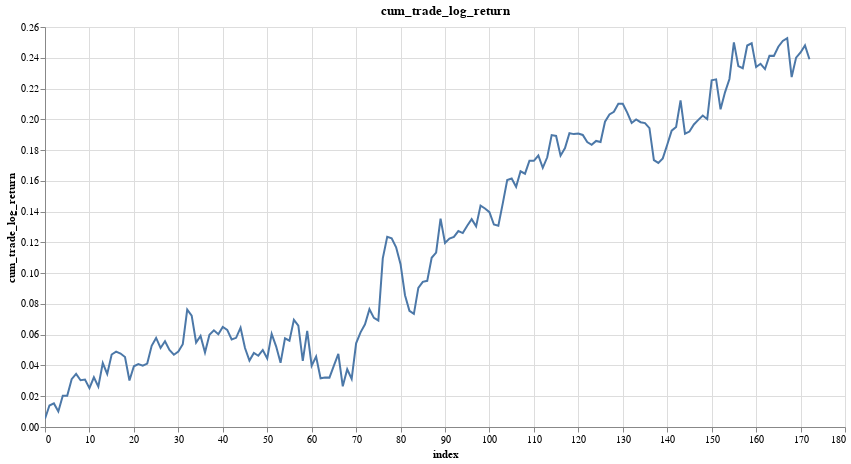

The cell this chart's notebook holds for it:
### Markdown cell above
### Display Equity Curve (Log Space)

### Code cell
research.plot_column(trades, 'cum_trade_log_return')

### Figure 1 — Vega-Lite specification as saved in the notebook (floating-point values rounded to 4 significant figures; data arrays with more than 128 entries replaced by an {"elided": "..."} marker saying what was removed)
{"config": {"view": {"continuousWidth": 300, "continuousHeight": 300}}, "data": {"name": "data-129d4047483c96525f45b496ae0ca985"}, "mark": {"type": "line", "tooltip": true}, "encoding": {"x": {"field": "index", "type": "quantitative"}, "y": {"field": "cum_trade_log_return", "type": "quantitative"}}, "height": 400, "params": [{"name": "param_2", "select": {"type": "interval", "encodings": ["x", "y"]}, "bind": "scales"}], "title": "cum_trade_log_return", "width": 800, "$schema": "https://vega.github.io/schema/vega-lite/v5.20.1.json", "datasets": {"data-129d4047483c96525f45b496ae0ca985": {"elided": "173 records"}}}
